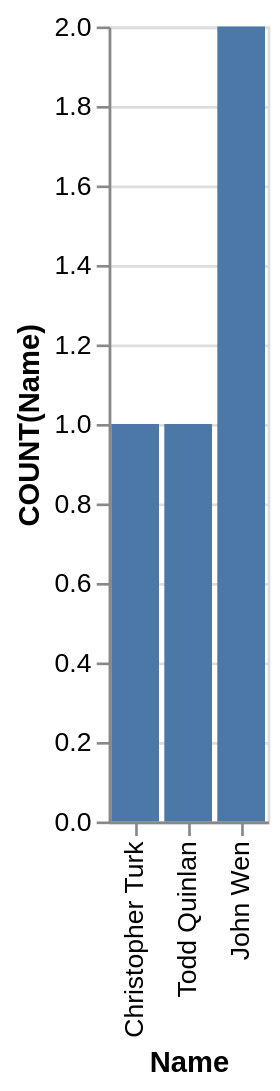

Vega-Lite specification for this chart:
### Vega-Lite specification from a JSON file in a GitHub repository (floating-point values rounded to 4 significant figures)
{"data": {"values": [{"x_data": "Christopher Turk", "y_data": 1}, {"x_data": "John Wen", "y_data": 2}, {"x_data": "Todd Quinlan", "y_data": 1}]}, "mark": "bar", "encoding": {"x": {"field": "x_data", "type": "nominal", "title": "Name", "sort": {"op": "sum", "field": "y_data", "order": "ascending"}}, "y": {"field": "y_data", "type": "quantitative", "title": "COUNT(Name)"}}}
